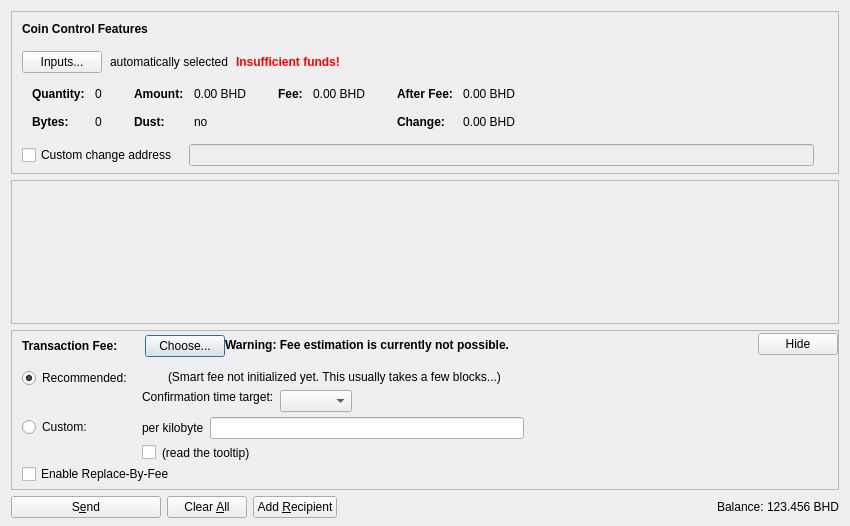
<?xml version="1.0" encoding="UTF-8"?>
<ui version="4.0">
 <class>SendCoinsDialog</class>
 <widget class="QDialog" name="SendCoinsDialog">
  <property name="geometry">
   <rect>
    <x>0</x>
    <y>0</y>
    <width>850</width>
    <height>526</height>
   </rect>
  </property>
  <property name="windowTitle">
   <string>Send Coins</string>
  </property>
  <layout class="QVBoxLayout" name="verticalLayout" stretch="0,1,0,0">
   <property name="bottomMargin">
    <number>8</number>
   </property>
   <item>
    <widget class="QFrame" name="frameCoinControl">
     <property name="sizePolicy">
      <sizepolicy hsizetype="Expanding" vsizetype="Expanding">
       <horstretch>0</horstretch>
       <verstretch>0</verstretch>
      </sizepolicy>
     </property>
     <property name="maximumSize">
      <size>
       <width>16777215</width>
       <height>16777215</height>
      </size>
     </property>
     <property name="frameShape">
      <enum>QFrame::StyledPanel</enum>
     </property>
     <property name="frameShadow">
      <enum>QFrame::Sunken</enum>
     </property>
     <layout class="QVBoxLayout" name="verticalLayoutCoinControl2">
      <property name="spacing">
       <number>0</number>
      </property>
      <property name="leftMargin">
       <number>0</number>
      </property>
      <property name="topMargin">
       <number>0</number>
      </property>
      <property name="rightMargin">
       <number>0</number>
      </property>
      <property name="bottomMargin">
       <number>6</number>
      </property>
      <item>
       <layout class="QVBoxLayout" name="verticalLayoutCoinControl" stretch="0,0,0,0,1">
        <property name="spacing">
         <number>0</number>
        </property>
        <property name="leftMargin">
         <number>10</number>
        </property>
        <property name="topMargin">
         <number>10</number>
        </property>
        <item>
         <layout class="QHBoxLayout" name="horizontalLayoutCoinControl1">
          <property name="bottomMargin">
           <number>15</number>
          </property>
          <item>
           <widget class="QLabel" name="labelCoinControlFeatures">
            <property name="sizePolicy">
             <sizepolicy hsizetype="Preferred" vsizetype="Maximum">
              <horstretch>0</horstretch>
              <verstretch>0</verstretch>
             </sizepolicy>
            </property>
            <property name="font">
             <font>
              <weight>75</weight>
              <bold>true</bold>
             </font>
            </property>
            <property name="styleSheet">
             <string notr="true">font-weight:bold;</string>
            </property>
            <property name="text">
             <string>Coin Control Features</string>
            </property>
           </widget>
          </item>
         </layout>
        </item>
        <item>
         <layout class="QHBoxLayout" name="horizontalLayoutCoinControl2" stretch="0,0,0,0">
          <property name="spacing">
           <number>8</number>
          </property>
          <property name="bottomMargin">
           <number>10</number>
          </property>
          <item>
           <widget class="QPushButton" name="pushButtonCoinControl">
            <property name="styleSheet">
             <string notr="true"/>
            </property>
            <property name="text">
             <string>Inputs...</string>
            </property>
            <property name="autoDefault">
             <bool>false</bool>
            </property>
           </widget>
          </item>
          <item>
           <widget class="QLabel" name="labelCoinControlAutomaticallySelected">
            <property name="text">
             <string>automatically selected</string>
            </property>
            <property name="margin">
             <number>5</number>
            </property>
           </widget>
          </item>
          <item>
           <widget class="QLabel" name="labelCoinControlInsuffFunds">
            <property name="font">
             <font>
              <weight>75</weight>
              <bold>true</bold>
             </font>
            </property>
            <property name="styleSheet">
             <string notr="true">color:red;font-weight:bold;</string>
            </property>
            <property name="text">
             <string>Insufficient funds!</string>
            </property>
            <property name="margin">
             <number>5</number>
            </property>
           </widget>
          </item>
          <item>
           <spacer name="horizontalSpacerCoinControl">
            <property name="orientation">
             <enum>Qt::Horizontal</enum>
            </property>
            <property name="sizeHint" stdset="0">
             <size>
              <width>40</width>
              <height>1</height>
             </size>
            </property>
           </spacer>
          </item>
         </layout>
        </item>
        <item>
         <widget class="QWidget" name="widgetCoinControl" native="true">
          <property name="sizePolicy">
           <sizepolicy hsizetype="Preferred" vsizetype="Preferred">
            <horstretch>0</horstretch>
            <verstretch>0</verstretch>
           </sizepolicy>
          </property>
          <property name="minimumSize">
           <size>
            <width>0</width>
            <height>0</height>
           </size>
          </property>
          <property name="styleSheet">
           <string notr="true"/>
          </property>
          <layout class="QHBoxLayout" name="horizontalLayoutCoinControl5">
           <property name="leftMargin">
            <number>0</number>
           </property>
           <property name="topMargin">
            <number>0</number>
           </property>
           <property name="rightMargin">
            <number>0</number>
           </property>
           <property name="bottomMargin">
            <number>0</number>
           </property>
           <item>
            <layout class="QHBoxLayout" name="horizontalLayoutCoinControl3" stretch="0,0,0,1">
             <property name="spacing">
              <number>20</number>
             </property>
             <property name="topMargin">
              <number>0</number>
             </property>
             <property name="bottomMargin">
              <number>10</number>
             </property>
             <item>
              <layout class="QFormLayout" name="formLayoutCoinControl1">
               <property name="horizontalSpacing">
                <number>10</number>
               </property>
               <property name="verticalSpacing">
                <number>14</number>
               </property>
               <property name="leftMargin">
                <number>10</number>
               </property>
               <property name="topMargin">
                <number>4</number>
               </property>
               <property name="rightMargin">
                <number>6</number>
               </property>
               <item row="0" column="0">
                <widget class="QLabel" name="labelCoinControlQuantityText">
                 <property name="font">
                  <font>
                   <weight>75</weight>
                   <bold>true</bold>
                  </font>
                 </property>
                 <property name="text">
                  <string>Quantity:</string>
                 </property>
                 <property name="margin">
                  <number>0</number>
                 </property>
                </widget>
               </item>
               <item row="0" column="1">
                <widget class="QLabel" name="labelCoinControlQuantity">
                 <property name="cursor">
                  <cursorShape>IBeamCursor</cursorShape>
                 </property>
                 <property name="contextMenuPolicy">
                  <enum>Qt::ActionsContextMenu</enum>
                 </property>
                 <property name="text">
                  <string notr="true">0</string>
                 </property>
                 <property name="margin">
                  <number>0</number>
                 </property>
                 <property name="textInteractionFlags">
                  <set>Qt::LinksAccessibleByMouse|Qt::TextSelectableByKeyboard|Qt::TextSelectableByMouse</set>
                 </property>
                </widget>
               </item>
               <item row="1" column="0">
                <widget class="QLabel" name="labelCoinControlBytesText">
                 <property name="font">
                  <font>
                   <weight>75</weight>
                   <bold>true</bold>
                  </font>
                 </property>
                 <property name="text">
                  <string>Bytes:</string>
                 </property>
                </widget>
               </item>
               <item row="1" column="1">
                <widget class="QLabel" name="labelCoinControlBytes">
                 <property name="cursor">
                  <cursorShape>IBeamCursor</cursorShape>
                 </property>
                 <property name="contextMenuPolicy">
                  <enum>Qt::ActionsContextMenu</enum>
                 </property>
                 <property name="text">
                  <string notr="true">0</string>
                 </property>
                 <property name="textInteractionFlags">
                  <set>Qt::LinksAccessibleByMouse|Qt::TextSelectableByKeyboard|Qt::TextSelectableByMouse</set>
                 </property>
                </widget>
               </item>
              </layout>
             </item>
             <item>
              <layout class="QFormLayout" name="formLayoutCoinControl2">
               <property name="horizontalSpacing">
                <number>10</number>
               </property>
               <property name="verticalSpacing">
                <number>14</number>
               </property>
               <property name="leftMargin">
                <number>6</number>
               </property>
               <property name="topMargin">
                <number>4</number>
               </property>
               <property name="rightMargin">
                <number>6</number>
               </property>
               <item row="0" column="0">
                <widget class="QLabel" name="labelCoinControlAmountText">
                 <property name="font">
                  <font>
                   <weight>75</weight>
                   <bold>true</bold>
                  </font>
                 </property>
                 <property name="text">
                  <string>Amount:</string>
                 </property>
                 <property name="margin">
                  <number>0</number>
                 </property>
                </widget>
               </item>
               <item row="0" column="1">
                <widget class="QLabel" name="labelCoinControlAmount">
                 <property name="cursor">
                  <cursorShape>IBeamCursor</cursorShape>
                 </property>
                 <property name="contextMenuPolicy">
                  <enum>Qt::ActionsContextMenu</enum>
                 </property>
                 <property name="text">
                  <string notr="true">0.00 BHD</string>
                 </property>
                 <property name="textInteractionFlags">
                  <set>Qt::LinksAccessibleByMouse|Qt::TextSelectableByKeyboard|Qt::TextSelectableByMouse</set>
                 </property>
                </widget>
               </item>
               <item row="1" column="0">
                <widget class="QLabel" name="labelCoinControlLowOutputText">
                 <property name="font">
                  <font>
                   <weight>75</weight>
                   <bold>true</bold>
                  </font>
                 </property>
                 <property name="text">
                  <string>Dust:</string>
                 </property>
                </widget>
               </item>
               <item row="1" column="1">
                <widget class="QLabel" name="labelCoinControlLowOutput">
                 <property name="cursor">
                  <cursorShape>IBeamCursor</cursorShape>
                 </property>
                 <property name="contextMenuPolicy">
                  <enum>Qt::ActionsContextMenu</enum>
                 </property>
                 <property name="text">
                  <string notr="true">no</string>
                 </property>
                 <property name="textInteractionFlags">
                  <set>Qt::LinksAccessibleByMouse|Qt::TextSelectableByKeyboard|Qt::TextSelectableByMouse</set>
                 </property>
                </widget>
               </item>
              </layout>
             </item>
             <item>
              <layout class="QFormLayout" name="formLayoutCoinControl3">
               <property name="horizontalSpacing">
                <number>10</number>
               </property>
               <property name="verticalSpacing">
                <number>14</number>
               </property>
               <property name="leftMargin">
                <number>6</number>
               </property>
               <property name="topMargin">
                <number>4</number>
               </property>
               <property name="rightMargin">
                <number>6</number>
               </property>
               <item row="0" column="0">
                <widget class="QLabel" name="labelCoinControlFeeText">
                 <property name="font">
                  <font>
                   <weight>75</weight>
                   <bold>true</bold>
                  </font>
                 </property>
                 <property name="text">
                  <string>Fee:</string>
                 </property>
                 <property name="margin">
                  <number>0</number>
                 </property>
                </widget>
               </item>
               <item row="0" column="1">
                <widget class="QLabel" name="labelCoinControlFee">
                 <property name="cursor">
                  <cursorShape>IBeamCursor</cursorShape>
                 </property>
                 <property name="contextMenuPolicy">
                  <enum>Qt::ActionsContextMenu</enum>
                 </property>
                 <property name="text">
                  <string notr="true">0.00 BHD</string>
                 </property>
                 <property name="textInteractionFlags">
                  <set>Qt::LinksAccessibleByMouse|Qt::TextSelectableByKeyboard|Qt::TextSelectableByMouse</set>
                 </property>
                </widget>
               </item>
              </layout>
             </item>
             <item>
              <layout class="QFormLayout" name="formLayoutCoinControl4">
               <property name="horizontalSpacing">
                <number>10</number>
               </property>
               <property name="verticalSpacing">
                <number>14</number>
               </property>
               <property name="leftMargin">
                <number>6</number>
               </property>
               <property name="topMargin">
                <number>4</number>
               </property>
               <property name="rightMargin">
                <number>6</number>
               </property>
               <item row="0" column="0">
                <widget class="QLabel" name="labelCoinControlAfterFeeText">
                 <property name="font">
                  <font>
                   <weight>75</weight>
                   <bold>true</bold>
                  </font>
                 </property>
                 <property name="text">
                  <string>After Fee:</string>
                 </property>
                 <property name="margin">
                  <number>0</number>
                 </property>
                </widget>
               </item>
               <item row="0" column="1">
                <widget class="QLabel" name="labelCoinControlAfterFee">
                 <property name="cursor">
                  <cursorShape>IBeamCursor</cursorShape>
                 </property>
                 <property name="contextMenuPolicy">
                  <enum>Qt::ActionsContextMenu</enum>
                 </property>
                 <property name="text">
                  <string notr="true">0.00 BHD</string>
                 </property>
                 <property name="textInteractionFlags">
                  <set>Qt::LinksAccessibleByMouse|Qt::TextSelectableByKeyboard|Qt::TextSelectableByMouse</set>
                 </property>
                </widget>
               </item>
               <item row="1" column="0">
                <widget class="QLabel" name="labelCoinControlChangeText">
                 <property name="font">
                  <font>
                   <weight>75</weight>
                   <bold>true</bold>
                  </font>
                 </property>
                 <property name="text">
                  <string>Change:</string>
                 </property>
                </widget>
               </item>
               <item row="1" column="1">
                <widget class="QLabel" name="labelCoinControlChange">
                 <property name="cursor">
                  <cursorShape>IBeamCursor</cursorShape>
                 </property>
                 <property name="contextMenuPolicy">
                  <enum>Qt::ActionsContextMenu</enum>
                 </property>
                 <property name="text">
                  <string notr="true">0.00 BHD</string>
                 </property>
                 <property name="textInteractionFlags">
                  <set>Qt::LinksAccessibleByMouse|Qt::TextSelectableByKeyboard|Qt::TextSelectableByMouse</set>
                 </property>
                </widget>
               </item>
              </layout>
             </item>
            </layout>
           </item>
          </layout>
         </widget>
        </item>
        <item>
         <layout class="QHBoxLayout" name="horizontalLayoutCoinControl4" stretch="0,0,0">
          <property name="spacing">
           <number>12</number>
          </property>
          <property name="sizeConstraint">
           <enum>QLayout::SetDefaultConstraint</enum>
          </property>
          <property name="topMargin">
           <number>5</number>
          </property>
          <property name="rightMargin">
           <number>5</number>
          </property>
          <item>
           <widget class="QCheckBox" name="checkBoxCoinControlChange">
            <property name="toolTip">
             <string>If this is activated, but the change address is empty or invalid, change will be sent to a newly generated address.</string>
            </property>
            <property name="text">
             <string>Custom change address</string>
            </property>
           </widget>
          </item>
          <item>
           <widget class="QValidatedLineEdit" name="lineEditCoinControlChange">
            <property name="enabled">
             <bool>false</bool>
            </property>
            <property name="sizePolicy">
             <sizepolicy hsizetype="Expanding" vsizetype="Fixed">
              <horstretch>0</horstretch>
              <verstretch>0</verstretch>
             </sizepolicy>
            </property>
           </widget>
          </item>
          <item>
           <widget class="QLabel" name="labelCoinControlChangeLabel">
            <property name="sizePolicy">
             <sizepolicy hsizetype="Preferred" vsizetype="Expanding">
              <horstretch>0</horstretch>
              <verstretch>0</verstretch>
             </sizepolicy>
            </property>
            <property name="minimumSize">
             <size>
              <width>0</width>
              <height>0</height>
             </size>
            </property>
            <property name="text">
             <string/>
            </property>
            <property name="margin">
             <number>3</number>
            </property>
           </widget>
          </item>
         </layout>
        </item>
        <item>
         <spacer name="verticalSpacerCoinControl">
          <property name="orientation">
           <enum>Qt::Vertical</enum>
          </property>
          <property name="sizeHint" stdset="0">
           <size>
            <width>800</width>
            <height>1</height>
           </size>
          </property>
         </spacer>
        </item>
       </layout>
      </item>
     </layout>
    </widget>
   </item>
   <item>
    <widget class="QScrollArea" name="scrollArea">
     <property name="widgetResizable">
      <bool>true</bool>
     </property>
     <widget class="QWidget" name="scrollAreaWidgetContents">
      <property name="geometry">
       <rect>
        <x>0</x>
        <y>0</y>
        <width>830</width>
        <height>104</height>
       </rect>
      </property>
      <layout class="QVBoxLayout" name="verticalLayout_2" stretch="0,1">
       <property name="leftMargin">
        <number>0</number>
       </property>
       <property name="topMargin">
        <number>0</number>
       </property>
       <property name="rightMargin">
        <number>0</number>
       </property>
       <property name="bottomMargin">
        <number>0</number>
       </property>
       <item>
        <layout class="QVBoxLayout" name="entries">
         <property name="spacing">
          <number>6</number>
         </property>
        </layout>
       </item>
       <item>
        <spacer name="verticalSpacer">
         <property name="orientation">
          <enum>Qt::Vertical</enum>
         </property>
         <property name="sizeHint" stdset="0">
          <size>
           <width>20</width>
           <height>40</height>
          </size>
         </property>
        </spacer>
       </item>
      </layout>
     </widget>
    </widget>
   </item>
   <item>
    <widget class="QFrame" name="frameFee">
     <property name="sizePolicy">
      <sizepolicy hsizetype="Expanding" vsizetype="Expanding">
       <horstretch>0</horstretch>
       <verstretch>0</verstretch>
      </sizepolicy>
     </property>
     <property name="maximumSize">
      <size>
       <width>16777215</width>
       <height>16777215</height>
      </size>
     </property>
     <property name="frameShape">
      <enum>QFrame::StyledPanel</enum>
     </property>
     <property name="frameShadow">
      <enum>QFrame::Sunken</enum>
     </property>
     <layout class="QVBoxLayout" name="verticalLayoutFee1">
      <property name="spacing">
       <number>0</number>
      </property>
      <property name="leftMargin">
       <number>0</number>
      </property>
      <property name="topMargin">
       <number>0</number>
      </property>
      <property name="rightMargin">
       <number>0</number>
      </property>
      <property name="bottomMargin">
       <number>0</number>
      </property>
      <item>
       <layout class="QVBoxLayout" name="verticalLayoutFee2" stretch="0,0,0">
        <property name="spacing">
         <number>0</number>
        </property>
        <property name="leftMargin">
         <number>10</number>
        </property>
        <property name="topMargin">
         <number>0</number>
        </property>
        <item>
         <layout class="QHBoxLayout" name="horizontalLayoutFee1">
          <property name="bottomMargin">
           <number>0</number>
          </property>
          <item>
           <layout class="QVBoxLayout" name="verticalLayoutFee7">
            <property name="spacing">
             <number>0</number>
            </property>
            <item>
             <spacer name="verticalSpacerSmartFee">
              <property name="orientation">
               <enum>Qt::Vertical</enum>
              </property>
              <property name="sizeType">
               <enum>QSizePolicy::Fixed</enum>
              </property>
              <property name="sizeHint" stdset="0">
               <size>
                <width>1</width>
                <height>4</height>
               </size>
              </property>
             </spacer>
            </item>
            <item>
             <layout class="QHBoxLayout" name="horizontalLayoutSmartFee">
              <property name="spacing">
               <number>10</number>
              </property>
              <item>
               <widget class="QLabel" name="labelFeeHeadline">
                <property name="sizePolicy">
                 <sizepolicy hsizetype="Preferred" vsizetype="Maximum">
                  <horstretch>0</horstretch>
                  <verstretch>0</verstretch>
                 </sizepolicy>
                </property>
                <property name="font">
                 <font>
                  <weight>75</weight>
                  <bold>true</bold>
                 </font>
                </property>
                <property name="styleSheet">
                 <string notr="true">font-weight:bold;</string>
                </property>
                <property name="text">
                 <string>Transaction Fee:</string>
                </property>
               </widget>
              </item>
              <item>
               <widget class="QLabel" name="labelFeeMinimized">
                <property name="text">
                 <string/>
                </property>
               </widget>
              </item>
              <item>
               <widget class="QPushButton" name="buttonChooseFee">
                <property name="text">
                 <string>Choose...</string>
                </property>
               </widget>
              </item>
             </layout>
            </item>
            <item>
             <spacer name="verticalSpacer_5">
              <property name="orientation">
               <enum>Qt::Vertical</enum>
              </property>
              <property name="sizeHint" stdset="0">
               <size>
                <width>1</width>
                <height>1</height>
               </size>
              </property>
             </spacer>
            </item>
           </layout>
          </item>
          <item>
           <widget class="QLabel" name="fallbackFeeWarningLabel">
            <property name="toolTip">
             <string>Using the fallbackfee can result in sending a transaction that will take several hours or days (or never) to confirm. Consider choosing your fee manually or wait until you have validated the complete chain.</string>
            </property>
            <property name="font">
            <font>
                <weight>75</weight>
                <bold>true</bold>
            </font>
            </property>
            <property name="text">
             <string>Warning: Fee estimation is currently not possible.</string>
            </property>
            <property name="wordWrap">
             <bool>false</bool>
            </property>
           </widget>
          </item>
          <item>
           <spacer name="horizontalSpacer_4">
            <property name="orientation">
             <enum>Qt::Horizontal</enum>
            </property>
            <property name="sizeType">
             <enum>QSizePolicy::MinimumExpanding</enum>
            </property>
            <property name="sizeHint" stdset="0">
             <size>
              <width>40</width>
              <height>20</height>
             </size>
            </property>
           </spacer>
          </item>
          <item>
           <widget class="QPushButton" name="buttonMinimizeFee">
            <property name="toolTip">
             <string>collapse fee-settings</string>
            </property>
            <property name="text">
             <string>Hide</string>
            </property>
           </widget>
          </item>
         </layout>
        </item>
        <item>
         <widget class="QFrame" name="frameFeeSelection">
          <layout class="QVBoxLayout" name="verticalLayoutFee12">
           <property name="spacing">
            <number>0</number>
           </property>
           <property name="leftMargin">
            <number>0</number>
           </property>
           <property name="topMargin">
            <number>0</number>
           </property>
           <property name="rightMargin">
            <number>0</number>
           </property>
           <property name="bottomMargin">
            <number>0</number>
           </property>
           <item>
            <layout class="QGridLayout" name="gridLayoutFee">
             <property name="topMargin">
              <number>10</number>
             </property>
             <property name="bottomMargin">
              <number>4</number>
             </property>
             <property name="horizontalSpacing">
              <number>10</number>
             </property>
             <property name="verticalSpacing">
              <number>4</number>
             </property>
             <item row="1" column="1">
              <layout class="QVBoxLayout" name="verticalLayoutFee8">
               <property name="spacing">
                <number>6</number>
               </property>
               <item>
                <layout class="QHBoxLayout" name="horizontalLayoutFee13">
                 <item>
                  <widget class="QLabel" name="labelCustomPerKilobyte">
                   <property name="toolTip">
                    <string>If the custom fee is set to 1000 satoshis and the transaction is only 250 bytes, then &quot;per kilobyte&quot; only pays 250 satoshis in fee, while &quot;total at least&quot; pays 1000 satoshis. For transactions bigger than a kilobyte both pay by kilobyte.</string>
                   </property>
                   <property name="text">
                    <string>per kilobyte</string>
                   </property>
                  </widget>
                 </item>
                 <item>
                  <widget class="BitcoinAmountField" name="customFee"/>
                 </item>
                 <item>
                  <spacer name="horizontalSpacer_6">
                   <property name="orientation">
                    <enum>Qt::Horizontal</enum>
                   </property>
                   <property name="sizeHint" stdset="0">
                    <size>
                     <width>1</width>
                     <height>1</height>
                    </size>
                   </property>
                  </spacer>
                 </item>
                </layout>
               </item>
               <item>
                <layout class="QHBoxLayout" name="horizontalLayoutFee8">
                 <item>
                  <widget class="QCheckBox" name="checkBoxMinimumFee">
                   <property name="toolTip">
                    <string>Paying only the minimum fee is just fine as long as there is less transaction volume than space in the blocks. But be aware that this can end up in a never confirming transaction once there is more demand for BitcoinHD transactions than the network can process.</string>
                   </property>
                   <property name="text">
                    <string/>
                   </property>
                  </widget>
                 </item>
                 <item>
                  <widget class="QLabel" name="labelMinFeeWarning">
                   <property name="enabled">
                    <bool>true</bool>
                   </property>
                   <property name="toolTip">
                    <string>Paying only the minimum fee is just fine as long as there is less transaction volume than space in the blocks. But be aware that this can end up in a never confirming transaction once there is more demand for BitcoinHD transactions than the network can process.</string>
                   </property>
                   <property name="text">
                    <string>(read the tooltip)</string>
                   </property>
                   <property name="margin">
                    <number>5</number>
                   </property>
                  </widget>
                 </item>
                 <item>
                  <spacer name="horizontalSpacer_2">
                   <property name="orientation">
                    <enum>Qt::Horizontal</enum>
                   </property>
                   <property name="sizeHint" stdset="0">
                    <size>
                     <width>1</width>
                     <height>1</height>
                    </size>
                   </property>
                  </spacer>
                 </item>
                </layout>
               </item>
              </layout>
             </item>
             <item row="0" column="0">
              <layout class="QVBoxLayout" name="verticalLayoutFee4" stretch="0,1">
               <item>
                <widget class="QRadioButton" name="radioSmartFee">
                 <property name="text">
                  <string>Recommended:</string>
                 </property>
                 <property name="checked">
                  <bool>true</bool>
                 </property>
                 <attribute name="buttonGroup">
                  <string notr="true">groupFee</string>
                 </attribute>
                </widget>
               </item>
               <item>
                <spacer name="verticalSpacer_2">
                 <property name="orientation">
                  <enum>Qt::Vertical</enum>
                 </property>
                 <property name="sizeHint" stdset="0">
                  <size>
                   <width>1</width>
                   <height>1</height>
                  </size>
                 </property>
                </spacer>
               </item>
              </layout>
             </item>
             <item row="1" column="0">
              <layout class="QVBoxLayout" name="verticalLayoutFee9" stretch="0,1">
               <item>
                <widget class="QRadioButton" name="radioCustomFee">
                 <property name="text">
                  <string>Custom:</string>
                 </property>
                 <attribute name="buttonGroup">
                  <string notr="true">groupFee</string>
                 </attribute>
                </widget>
               </item>
               <item>
                <spacer name="verticalSpacer_6">
                 <property name="orientation">
                  <enum>Qt::Vertical</enum>
                 </property>
                 <property name="sizeHint" stdset="0">
                  <size>
                   <width>1</width>
                   <height>1</height>
                  </size>
                 </property>
                </spacer>
               </item>
              </layout>
             </item>
             <item row="0" column="1">
              <layout class="QVBoxLayout" name="verticalLayoutFee3" stretch="0,0,1">
               <property name="spacing">
                <number>6</number>
               </property>
               <property name="topMargin">
                <number>2</number>
               </property>
               <item>
                <layout class="QHBoxLayout" name="horizontalLayoutFee12">
                 <item>
                  <widget class="QLabel" name="labelSmartFee">
                   <property name="text">
                    <string/>
                   </property>
                   <property name="margin">
                    <number>2</number>
                   </property>
                  </widget>
                 </item>
                 <item>
                  <widget class="QLabel" name="labelFeeEstimation">
                   <property name="text">
                    <string/>
                   </property>
                  </widget>
                 </item>
                 <item>
                  <widget class="QLabel" name="labelSmartFee2">
                   <property name="text">
                    <string>(Smart fee not initialized yet. This usually takes a few blocks...)</string>
                   </property>
                   <property name="margin">
                    <number>2</number>
                   </property>
                  </widget>
                 </item>
                 <item>
                  <spacer name="horizontalSpacer_5">
                   <property name="orientation">
                    <enum>Qt::Horizontal</enum>
                   </property>
                   <property name="sizeHint" stdset="0">
                    <size>
                     <width>1</width>
                     <height>1</height>
                    </size>
                   </property>
                  </spacer>
                 </item>
                </layout>
               </item>
               <item>
                <layout class="QHBoxLayout" name="horizontalLayoutFee9">
                 <item>
                  <layout class="QVBoxLayout" name="verticalLayoutFee6">
                   <item>
                    <widget class="QLabel" name="labelSmartFee3">
                     <property name="text">
                      <string>Confirmation time target:</string>
                     </property>
                     <property name="margin">
                      <number>2</number>
                     </property>
                    </widget>
                   </item>
                   <item>
                    <spacer name="verticalSpacer_3">
                     <property name="orientation">
                      <enum>Qt::Vertical</enum>
                     </property>
                     <property name="sizeHint" stdset="0">
                      <size>
                       <width>1</width>
                       <height>1</height>
                      </size>
                     </property>
                    </spacer>
                   </item>
                  </layout>
                 </item>
                 <item>
                  <layout class="QVBoxLayout" name="verticalLayoutFee5">
                   <property name="rightMargin">
                    <number>30</number>
                   </property>
                   <item>
                    <layout class="QHBoxLayout" name="horizontalLayoutConfTarget">
                     <property name="bottomMargin">
                      <number>0</number>
                     </property>
                     <item>
                      <widget class="QComboBox" name="confTargetSelector"/>
                     </item>
                     <item>
                      <spacer name="horizontalSpacerConfTarget">
                       <property name="orientation">
                        <enum>Qt::Horizontal</enum>
                       </property>
                       <property name="sizeHint" stdset="0">
                        <size>
                         <width>40</width>
                         <height>20</height>
                        </size>
                       </property>
                      </spacer>
                     </item>
                    </layout>
                   </item>
                  </layout>
                 </item>
                </layout>
               </item>
               <item>
                <spacer name="verticalSpacer_4">
                 <property name="orientation">
                  <enum>Qt::Vertical</enum>
                 </property>
                 <property name="sizeHint" stdset="0">
                  <size>
                   <width>1</width>
                   <height>1</height>
                  </size>
                 </property>
                </spacer>
               </item>
              </layout>
             </item>
            </layout>
           </item>
           <item>
            <widget class="QCheckBox" name="optInRBF">
             <property name="text">
              <string>Enable Replace-By-Fee</string>
             </property>
             <property name="toolTip">
              <string>With Replace-By-Fee (BIP-125) you can increase a transaction's fee after it is sent. Without this, a higher fee may be recommended to compensate for increased transaction delay risk.</string>
             </property>
            </widget>
           </item>
          </layout>
         </widget>
        </item>
        <item>
         <spacer name="verticalSpacerFee">
          <property name="orientation">
           <enum>Qt::Vertical</enum>
          </property>
          <property name="sizeHint" stdset="0">
           <size>
            <width>40</width>
            <height>5</height>
           </size>
          </property>
         </spacer>
        </item>
       </layout>
      </item>
     </layout>
    </widget>
   </item>
   <item>
    <layout class="QHBoxLayout" name="horizontalLayout">
     <item>
      <widget class="QPushButton" name="sendButton">
       <property name="minimumSize">
        <size>
         <width>150</width>
         <height>0</height>
        </size>
       </property>
       <property name="toolTip">
        <string>Confirm the send action</string>
       </property>
       <property name="text">
        <string>S&amp;end</string>
       </property>
       <property name="icon">
        <iconset resource="../bitcoin.qrc">
         <normaloff>:/icons/send</normaloff>:/icons/send</iconset>
       </property>
       <property name="autoDefault">
        <bool>false</bool>
       </property>
       <property name="default">
        <bool>false</bool>
       </property>
      </widget>
     </item>
     <item>
      <widget class="QPushButton" name="clearButton">
       <property name="sizePolicy">
        <sizepolicy hsizetype="Minimum" vsizetype="Fixed">
         <horstretch>0</horstretch>
         <verstretch>0</verstretch>
        </sizepolicy>
       </property>
       <property name="toolTip">
        <string>Clear all fields of the form.</string>
       </property>
       <property name="text">
        <string>Clear &amp;All</string>
       </property>
       <property name="icon">
        <iconset resource="../bitcoin.qrc">
         <normaloff>:/icons/remove</normaloff>:/icons/remove</iconset>
       </property>
       <property name="autoDefault">
        <bool>false</bool>
       </property>
      </widget>
     </item>
     <item>
      <widget class="QPushButton" name="addButton">
       <property name="toolTip">
        <string>Send to multiple recipients at once</string>
       </property>
       <property name="text">
        <string>Add &amp;Recipient</string>
       </property>
       <property name="icon">
        <iconset resource="../bitcoin.qrc">
         <normaloff>:/icons/add</normaloff>:/icons/add</iconset>
       </property>
       <property name="autoDefault">
        <bool>false</bool>
       </property>
      </widget>
     </item>
     <item>
      <spacer name="horizontalSpacer">
       <property name="orientation">
        <enum>Qt::Horizontal</enum>
       </property>
       <property name="sizeHint" stdset="0">
        <size>
         <width>40</width>
         <height>20</height>
        </size>
       </property>
      </spacer>
     </item>
     <item>
      <layout class="QHBoxLayout" name="horizontalLayout_2">
       <property name="spacing">
        <number>3</number>
       </property>
       <item>
        <widget class="QLabel" name="label">
         <property name="sizePolicy">
          <sizepolicy hsizetype="Preferred" vsizetype="Fixed">
           <horstretch>0</horstretch>
           <verstretch>0</verstretch>
          </sizepolicy>
         </property>
         <property name="text">
          <string>Balance:</string>
         </property>
        </widget>
       </item>
       <item>
        <widget class="QLabel" name="labelBalance">
         <property name="sizePolicy">
          <sizepolicy hsizetype="Preferred" vsizetype="Fixed">
           <horstretch>0</horstretch>
           <verstretch>0</verstretch>
          </sizepolicy>
         </property>
         <property name="cursor">
          <cursorShape>IBeamCursor</cursorShape>
         </property>
         <property name="text">
          <string notr="true">123.456 BHD</string>
         </property>
         <property name="textInteractionFlags">
          <set>Qt::LinksAccessibleByMouse|Qt::TextSelectableByKeyboard|Qt::TextSelectableByMouse</set>
         </property>
        </widget>
       </item>
      </layout>
     </item>
    </layout>
   </item>
  </layout>
 </widget>
 <customwidgets>
  <customwidget>
   <class>QValidatedLineEdit</class>
   <extends>QLineEdit</extends>
   <header>qt/qvalidatedlineedit.h</header>
  </customwidget>
  <customwidget>
   <class>BitcoinAmountField</class>
   <extends>QLineEdit</extends>
   <header>qt/bitcoinamountfield.h</header>
   <container>1</container>
  </customwidget>
 </customwidgets>
 <resources>
  <include location="../bitcoin.qrc"/>
 </resources>
 <connections/>
 <buttongroups>
  <buttongroup name="groupFee"/>
 </buttongroups>
</ui>
